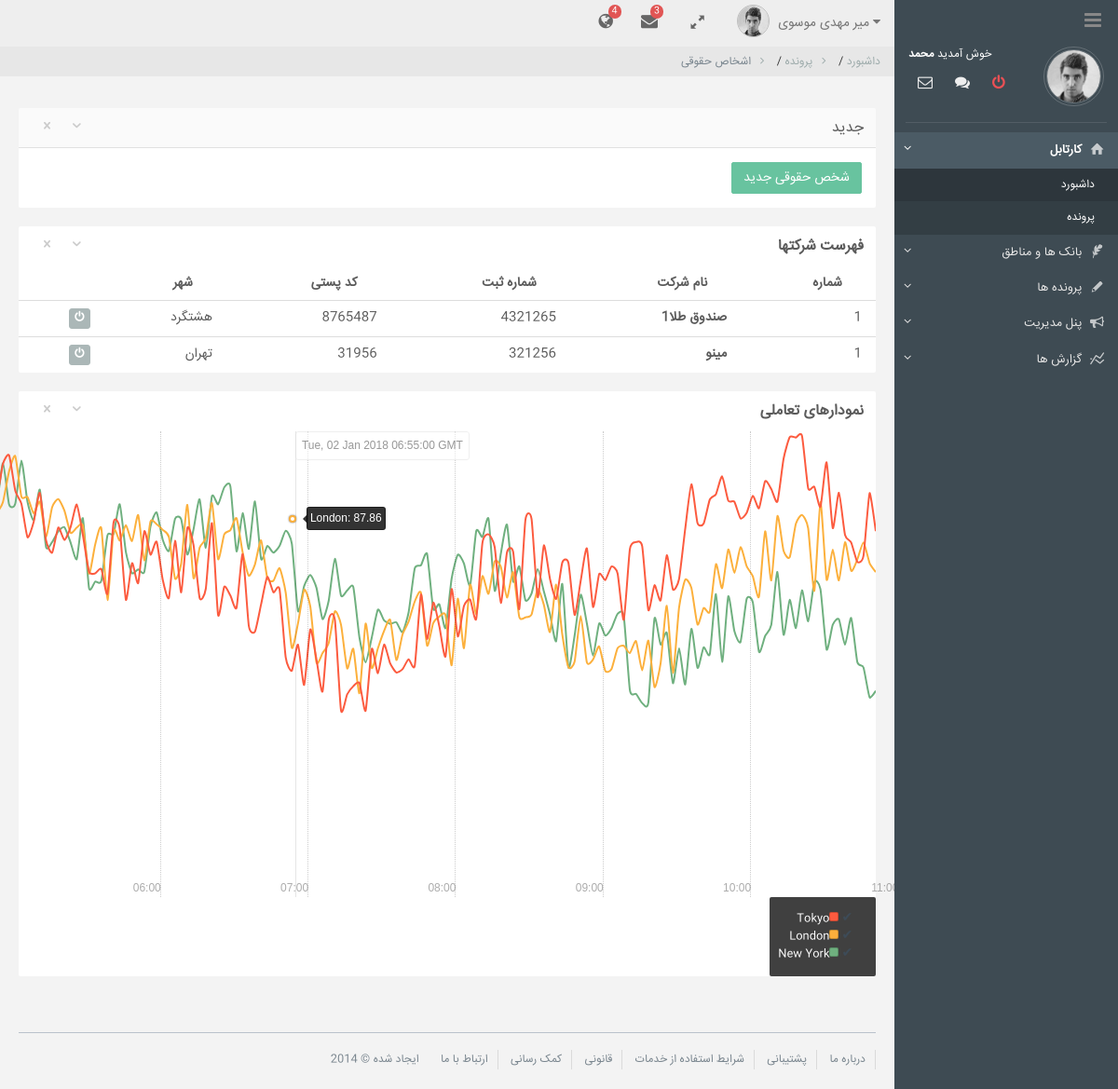
The app's page /bank/persons_office/list/ (signed in) with its own data.
### employee/models.py (models this page shows, shortened)
@python_2_unicode_compatible
class Profile(Base, Human):
    user = models.OneToOneField(User, verbose_name=_('پروفایل'), related_name='profile')
    class Meta:
        verbose_name = _('profile')
        verbose_name_plural = _('profiles')
        db_table = 'profiles'

### bank/models.py (models this page shows, shortened)
@python_2_unicode_compatible
class Office(Base, Location):
    name = models.CharField(_('نام شرکت'), max_length=200)
    city = models.ForeignKey(City, verbose_name=_('نام شهر'),null=True)
    register_number = models.PositiveIntegerField(_('شماره ثبت'), unique=True)
    class Meta:
        ordering = ['register_number']
        verbose_name = _('person_office')
        verbose_name_plural = _('person_offices')
        db_table = 'person_offices'

### states/models.py (models this page shows)
class City(Base):
    name = models.CharField(_('city name'), max_length=50)
    state = models.ForeignKey(State, verbose_name=_('state'),
                              related_name='cities', default=None)
    class Meta:
        ordering = ['name']
        verbose_name = _('city')
        verbose_name_plural = _('cities')
        db_table = 'cities'
    def __str__(self):
        return self.name

### bank/views.py (the view)
@login_required(login_url='/login/')
def get_person_office(request):
    object_list = Office.objects.all().order_by('-created_at')
    paginator = Paginator(object_list, 15)
    page = request.GET.get('page')
    try:
        persons_office = paginator.page(page)
    except PageNotAnInteger:
        persons_office = paginator.page(1)
    except EmptyPage:
        persons_office = paginator.page(paginator.num_pages)
    return render(request, 'bank/person_office/list.html', {'persons_office': persons_office, 'page': page})

### bank/templates/bank/person_office/list.html (shortened to what this page needs)
{% extends 'bank/base.html' %}
{% block breadcrumb %}
    <ul class="breadcrumb">
        <li><a href="{% url "main" %}">داشبورد</a> <span class="divider">/</span></li>
        <li><a href="#">پرونده</a> <span class="divider">/</span></li>
        <li class="active">اشخاص حقوقی</li>
    </ul>
{% endblock %}
{% block content %}
    <ul>
            <div class="row">
                <div class="col-md-12 portlets ui-sortable">
						<div class="widget">
							<div class="widget-header">
								<h2>جدید</h2>
								<div class="additional-btn">
									<a href="#" class="widget-toggle"><i class="icon-down-open-2"></i></a>
									<a href="#" class="widget-close"><i class="icon-cancel-3"></i></a>
								</div>
							</div>
							<div class="widget-content padding" style="display: block;">
								<a href="{% url "bank:new_person_office" %}" class="btn btn-success">شخص حقوقی جدید</a>
							</div>
						</div>
					</div>
            </div>
            <div class="row">
					<div class="col-md-12">
						<div class="widget">
							<div class="widget-header transparent">
								<h2><strong>فهرست شرکتها</strong> </h2>
								<div class="additional-btn">
									<a href="#" class="widget-toggle"><i class="icon-down-open-2"></i></a>
									<a href="#" class="widget-close"><i class="icon-cancel-3"></i></a>
								</div>
							</div>
							<div class="widget-content">
								<div class="table-responsive">
									<table data-sortable="" class="table" data-sortable-initialized="true">
										<thead>
											<tr>
												<th>شماره</th>
												<th>نام شرکت</th>
												<th>شماره ثبت</th>
												<th>کد پستی</th>
												<th>شهر</th>
											</tr>
										</thead>
										<tbody>
                                            {% for ps_o in persons_office %}
                                                <tr>
                                                    <td>1</td>
                                                    <td><strong>{{ ps_o.name }}</strong></td>
                                                    <td>{{ ps_o.register_number }}</td>
                                                    <td>{{ ps_o.postal_code }}</td>
                                                    <td>{{ ps_o.city }}</td>
                                                    <td>
                                                        <div class="btn-group btn-group-xs">
                                                            <a data-toggle="tooltip" title="خاموش" class="btn btn-default"><i class="fa fa-power-off"></i></a>
                                                        </div>
                                                    </td>
                                                </tr>
                                            {% endfor %}
										</tbody>
									</table>
								</div>
							</div>
						</div>
					</div>
				</div>
            <div class="row">
					<div class="col-md-12 portlets ui-sortable">
						<div class="widget">
							<div class="widget-header transparent">
								<h2><strong>نمودارهای تعاملی</strong></h2>
								<div class="additional-btn">
									<a href="#" class="widget-toggle"><i class="icon-down-open-2"></i></a>
									<a href="#" class="widget-close"><i class="icon-cancel-3"></i></a>
								</div>
							</div>
							<div class="widget-content">
								<div id="chart-5" class="rickshaw_graph"><div class="detail" style="left: 296.879px;"><div class="x_label left">Tue, 02 Jan 2018 06:55:00 GMT</div><div class="item active left" style="top: 93.2613px;">London:&nbsp;87.86</div><div class="dot active" style="top: 93.2613px; border-color: rgb(252, 176, 60);"></div></div><div class="x_tick plain" style="left: 151.738px;"><div class="title">06:00</div></div><div class="x_tick plain" style="left: 310.074px;"><div class="title">07:00</div></div><div class="x_tick plain" style="left: 468.409px;"><div class="title">08:00</div></div><div class="x_tick plain" style="left: 626.745px;"><div class="title">09:00</div></div><div class="x_tick plain" style="left: 785.081px;"><div class="title">10:00</div></div><div class="x_tick plain" style="left: 943.416px;"><div class="title">11:00</div></div></div>
								<div id="legend_container">
									<div id="legend" class="rickshaw_legend"><ul class="ui-sortable"><li class="line"><a class="action">✔</a><div class="swatch" style="background-color: rgb(252, 91, 63);"></div><span class="label">Tokyo</span></li><li class="line"><a class="action">✔</a><div class="swatch" style="background-color: rgb(252, 176, 60);"></div><span class="label">London</span></li><li class="line"><a class="action">✔</a><div class="swatch" style="background-color: rgb(111, 176, 127);"></div><span class="label">New York</span></li></ul></div>
								</div>
							</div>
						</div>
					</div>
				</div>
    </ul>
{% endblock %}

### bank/templates/bank/base.html (shortened to what this page needs)
{% load staticfiles %}
{% load django_bootstrap_breadcrumbs %}
<!DOCTYPE html>
<html>
    <head>
        <link href="{% static "assets/libs/jqueryui/ui-lightness/jquery-ui-1.10.4.custom.min.css" %}" rel="stylesheet" />
        <link href="{% static "assets/libs/bootstrap/css/bootstrap.min.css" %}" rel="stylesheet" />
        <link href="{% static "assets/libs/font-awesome/css/font-awesome.min.css" %}" rel="stylesheet" />
        <link href="{% static "assets/libs/fontello/css/fontello.css" %}" rel="stylesheet" />
        <link href="{% static "assets/libs/animate-css/animate.min.css" %}" rel="stylesheet" />
        <link href="{% static "assets/libs/nifty-modal/css/component.css" %}" rel="stylesheet" />
        <link href="{% static "assets/libs/magnific-popup/magnific-popup.css" %}" rel="stylesheet" />
        <link href="{% static "assets/libs/ios7-switch/ios7-switch.css" %}" rel="stylesheet" />
        <link href="{% static "assets/libs/pace/pace.css" %}" rel="stylesheet" />
        <link href="{% static "assets/libs/sortable/sortable-theme-bootstrap.css" %}" rel="stylesheet" />
        <link href="{% static "assets/libs/bootstrap-datepicker/css/datepicker.css" %}" rel="stylesheet" />
        <link href="{% static "assets/libs/jquery-icheck/skins/all.css" %}" rel="stylesheet" />
        <link href="{% static "assets/libs/prettify/github.css" %}" rel="stylesheet" />
                <link href="{% static "assets/libs/rickshaw/rickshaw.min.css" %}" rel="stylesheet" type="text/css" />
                <link href="{% static "assets/libs/morrischart/morris.css" %}" rel="stylesheet" type="text/css" />
                <link href="{% static "assets/libs/jquery-jvectormap/css/jquery-jvectormap-1.2.2.css" %}" rel="stylesheet" type="text/css" />
                <link href="{% static "assets/libs/jquery-clock/clock.css" %}" rel="stylesheet" type="text/css" />
                <link href="{% static "assets/libs/bootstrap-calendar/css/bic_calendar.css" %}" rel="stylesheet" type="text/css" />
                <link href="{% static "assets/libs/sortable/sortable-theme-bootstrap.css" %}" rel="stylesheet" type="text/css" />
                <link href="{% static "assets/libs/jquery-weather/simpleweather.css" %}" rel="stylesheet" type="text/css" />
                <link href="{% static "assets/libs/bootstrap-xeditable/css/bootstrap-editable.css" %}" rel="stylesheet" type="text/css" />
                <link href="{% static "assets/css/style.css" %}" rel="stylesheet" type="text/css" />
				<link href="{% static "assets/css/rtl.css" %}" rel="stylesheet" type="text/css" />
        <link href="{% static "assets/css/style-responsive.css" %}" rel="stylesheet" />
        <link href="{% static "assets/libs/jquery-notifyjs/styles/metro/notify-metro.css" %}" rel="stylesheet" type="text/css" />
        <link href="{% static "assets/css/style.css" %}" rel="stylesheet" type="text/css" />
        <link href="{% static "assets/css/rtl.css" %}" rel="stylesheet" type="text/css" />
        <link rel="stylesheet" href="{% static "jalalijscalendar/skins/aqua/theme.css" %}">
    </head>
    <body class="fixed-left">
	<div id="wrapper">
<div class="topbar">
    <div class="topbar-left">
        <button class="button-menu-mobile open-left">
        <i class="fa fa-bars"></i>
        </button>
    </div>
    <div class="navbar navbar-default" role="navigation">
        <div class="container">
            <div class="navbar-collapse2">
                <ul class="nav navbar-nav navbar-right top-navbar">
                    <li class="dropdown iconify hide-phone">
                        <a href="#" class="dropdown-toggle" data-toggle="dropdown"><i class="fa fa-globe"></i><span class="label label-danger absolute">4</span></a>
                    </li>
                    <li class="dropdown iconify hide-phone">
                        <a href="#" class="dropdown-toggle" data-toggle="dropdown"><i class="fa fa-envelope"></i><span class="label label-danger absolute">3</span></a>
                    </li>
                    <li class="dropdown iconify hide-phone"><a href="#" onclick="javascript:toggle_fullscreen()"><i class="icon-resize-full-2"></i></a></li>
                    <li class="dropdown topbar-profile">
                        <a href="#" class="dropdown-toggle" data-toggle="dropdown">
                            <span class="rounded-image topbar-profile-image">
                                <img src="{% static "assets/img/avatar/mohammad2.jpg" %}">
                            </span>
                            {% if user.profile %}
                                {{ user.profile.first_name }} {{ user.profile.last_name }}
                            {%  else %}
                                {{ user.get_username }}
                            {% endif %}<i class="fa fa-caret-down"></i></a>
                    </li>
                </ul>
            </div>
        </div>
    </div>
</div>
        <div class="left side-menu">
            <div class="sidebar-inner slimscrollleft">
                <div class="profile-info">
                    <div class="col-xs-4">
                      <a href="profile.html" class="rounded-image profile-image"><img src="{% static "assets/img/avatar/mohammad2.jpg" %}"></a>
                    </div>
                    <div class="col-xs-8">
                        <div class="profile-text">خوش آمدید <b>محمد</b></div>
                        <div class="profile-buttons">
                          <a href="javascript:;"><i class="fa fa-envelope-o pulse"></i></a>
                          <a href="#connect" class="open-right"><i class="fa fa-comments"></i></a>
                          <a href="javascript:;" title="Sign Out"><i class="fa fa-power-off text-red-1"></i></a>
                        </div>
                    </div>
                </div>
                <div class="clearfix"></div>
                <hr class="divider" />
                <div id="sidebar-menu">
                    <ul>
						<li class='has_sub'>
							<a href='javascript:void(0);'>
								<i class='icon-home-3'></i>
								<span>کارتابل</span>
								<span class="pull-left">
									<i class="fa fa-angle-down"></i>
								</span>
							</a>
							<ul>
								<li>
									<a href="{% url 'main' %}" class='active'>
										<span>داشبورد</span>
									</a>
								</li>
								<li>
									<a href="{% url 'employee:list' %}">
										<span>پرونده</span>
									</a>
								</li>
							</ul>
						</li>
						<li class='has_sub'>
							<a href='javascript:void(0);'>
								<i class='icon-feather'></i>
								<span>بانک ها و مناطق</span>
								<span class="pull-left">
									<i class="fa fa-angle-down"></i>
								</span>
							</a>
						</li>
                        <li class='has_sub'>
							<a href='javascript:void(0);'>
								<i class='icon-pencil-3'></i>
								<span>پرونده ها</span>
								<span class="pull-left">
									<i class="fa fa-angle-down"></i>
								</span>
							</a>
                                </li>
							</ul>
                        <li>
							<a href="/admin/" target="_blank">
								<i class='icon-megaphone'></i>
								<span>پنل مدیریت</span>
								<span class="pull-left">
									<i class="fa fa-angle-down"></i>
								</span>
							</a>
						</li>
                        <li class='has_sub'>
							<a href='javascript:void(0);'>
								<i class='icon-chart-line'></i>
								<span>گزارش ها</span>
								<span class="pull-left">
									<i class="fa fa-angle-down"></i>
								</span>
							</a>
						</li>
                </div>
            <div class="clearfix"></div><br><br><br>
        </div>
        </div>
        <div class="content-page">
            {%  block breadcrumb %}
            {% endblock %}
            <div class="content">
                {%  block content %}
                {% endblock %}
            <footer>
                <div class="footer-links pull-right">
                	<a href="#">درباره ما</a>
                    <a href="#">پشتیبانی</a>
                    <a href="#">شرایط استفاده از خدمات</a>
                    <a href="#">قانونی</a>
                    <a href="#">کمک رسانی</a>
                    <a href="#">ارتباط با ما</a>
                    <a href="#">ایجاد شده &copy; 2014</a>
                </div>
            </footer>
            </div>
        </div>
	</div>
	</body>
</html>

### records on screen
Office: name "صندوق طلا1", register_number "4321265", postal_code "8765487", city "هشتگرد"
Office: name "مینو", register_number "321256", postal_code "31956", city "تهران"

### other values on screen
{{ user.profile.first_name }} "میر مهدی"
{{ user.profile.last_name }} "موسوی"
